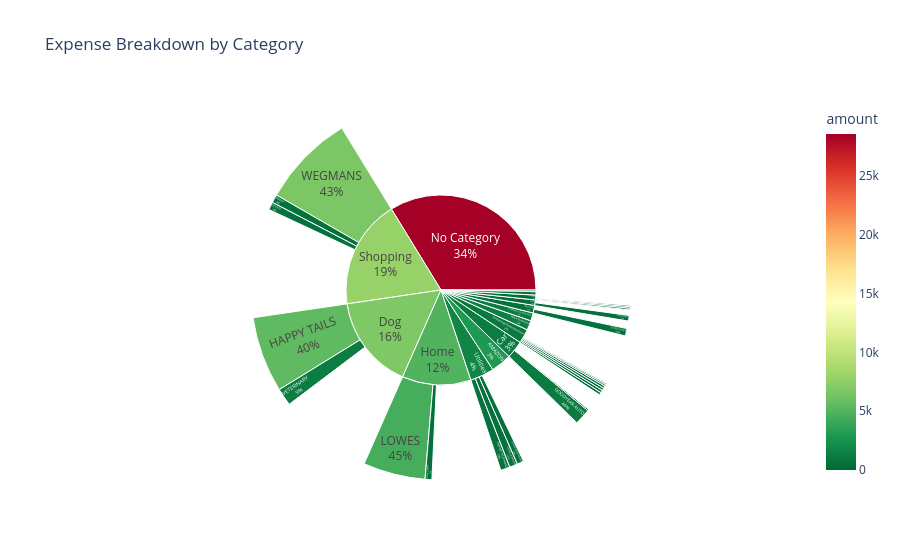

The notebook cell this image was saved under:
### Code cell
fig = create_sunburst_chart(summed_transactions)
fig.show()

### Figure 1 — Plotly figure (JSON) as saved in the notebook; plotly's stock layout.template omitted (floating-point values rounded to 4 significant figures)
{"data": [{"domain": {"x": [0, 1], "y": [0, 1]}, "hovertemplate": "labels=%{label}<br>amount=%{color}<br>parent=%{parent}<extra></extra>", "labels": ["WEGMANS", "TARGET", "COSTCO", "Shopping", "AMAZON", "Google", "CORNING SULLIVAN PARK", "CULLIGAN", "YMCA Rochester", "EZPASS", "E-Z*PASSNY", "GOODYEAR AUTO", "Car", "VETERINARY", "HAPPY TAILS", "CHEWY.COM", "PETCO", "Dog", "ELMIRA WATER BOARD", "CASELLA WASTE", "EMPIRE TELEPHONE", "Utilities", "HULUPLUS", "Peacock", "Netflix", "PARAMOUNT+", "MAX.COM", "Audible", "Disney Plus", "Spotify", "STEAMGAMES", "Streaming/Entertainment", "Schweiger Dermatology", "MARC T RILEY PT", "CVS/PHARMACY", "MICHAEL R RIZZONE", "Health", "SKI COMPANY", "Skiing", "CONFLUENCE", "Running", "LOWES", "HOME DEPOT", "Home", "No Category"], "marker": {"coloraxis": "coloraxis", "colors": [6713.0, 593.1, 562.8, 7869.0, 2954.0, 185.5, 1156.0, 537.2, 1378.0, 108.8, -0.0, 1167.0, 1276.0, 1260.0, 5463.0, 60.77, 4.54, 6788.0, 475.9, 581.8, 675.0, 1733.0, 2.0, 182.9, 188.9, 90.93, 69.93, 119.6, 190.0, 168.9, 10.79, 1024.0, 110.0, 105.0, 7.59, 122.2, 344.8, 400.3, 400.3, 539.9, 539.9, 4474.0, 488.6, 4963.0, 28560.0]}, "name": "", "parents": ["Shopping", "Shopping", "Shopping", "", "", "", "", "", "", "Car", "Car", "Car", "", "Dog", "Dog", "Dog", "Dog", "", "Utilities", "Utilities", "Utilities", "", "Streaming/Entertainment", "Streaming/Entertainment", "Streaming/Entertainment", "Streaming/Entertainment", "Streaming/Entertainment", "Streaming/Entertainment", "Streaming/Entertainment", "Streaming/Entertainment", "Streaming/Entertainment", "", "Health", "Health", "Health", "Health", "", "Skiing", "", "Running", "", "Home", "Home", "", ""], "textinfo": "label+percent parent", "type": "sunburst", "values": [6713.0, 593.1, 562.8, 7869.0, 2954.0, 185.5, 1156.0, 537.2, 1378.0, 108.8, -0.0, 1167.0, 1276.0, 1260.0, 5463.0, 60.77, 4.54, 6788.0, 475.9, 581.8, 675.0, 1733.0, 2.0, 182.9, 188.9, 90.93, 69.93, 119.6, 190.0, 168.9, 10.79, 1024.0, 110.0, 105.0, 7.59, 122.2, 344.8, 400.3, 400.3, 539.9, 539.9, 4474.0, 488.6, 4963.0, 28560.0]}], "layout": {"coloraxis": {"colorbar": {"title": {"text": "amount"}}, "colorscale": [[0, "rgb(0,104,55)"], [0.1, "rgb(26,152,80)"], [0.2, "rgb(102,189,99)"], [0.3, "rgb(166,217,106)"], [0.4, "rgb(217,239,139)"], [0.5, "rgb(255,255,191)"], [0.6, "rgb(254,224,139)"], [0.7, "rgb(253,174,97)"], [0.8, "rgb(244,109,67)"], [0.9, "rgb(215,48,39)"], [1, "rgb(165,0,38)"]]}, "legend": {"tracegroupgap": 0}, "title": {"text": "Expense Breakdown by Category"}}}
